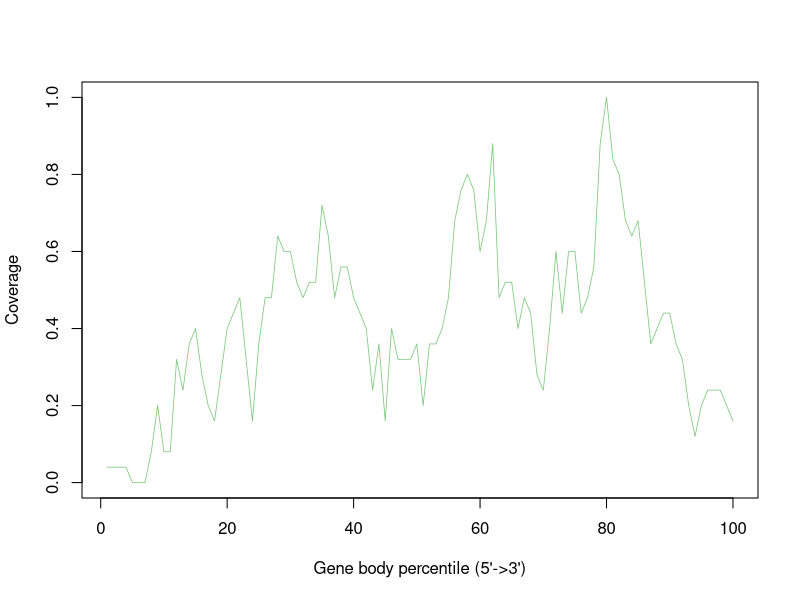

Generate this figure with R:
GSM4486034_Aligned.sortedByCoord_sorted.out <- c(0.04,0.04,0.04,0.04,0.0,0.0,0.0,0.08,0.2,0.08,0.08,0.32,0.24,0.36,0.4,0.28,0.2,0.16,0.28,0.4,0.44,0.48,0.32,0.16,0.36,0.48,0.48,0.64,0.6,0.6,0.52,0.48,0.52,0.52,0.72,0.64,0.48,0.56,0.56,0.48,0.44,0.4,0.24,0.36,0.16,0.4,0.32,0.32,0.32,0.36,0.2,0.36,0.36,0.4,0.48,0.68,0.76,0.8,0.76,0.6,0.68,0.88,0.48,0.52,0.52,0.4,0.48,0.44,0.28,0.24,0.4,0.6,0.44,0.6,0.6,0.44,0.48,0.56,0.88,1.0,0.84,0.8,0.68,0.64,0.68,0.52,0.36,0.4,0.44,0.44,0.36,0.32,0.2,0.12,0.2,0.24,0.24,0.24,0.2,0.16)


pdf("GSM4486034.geneBodyCoverage.curves.pdf")
x=1:100
icolor = colorRampPalette(c("#7fc97f","#beaed4","#fdc086","#ffff99","#386cb0","#f0027f"))(1)
plot(x,GSM4486034_Aligned.sortedByCoord_sorted.out,type='l',xlab="Gene body percentile (5'->3')", ylab="Coverage",lwd=0.8,col=icolor[1])
dev.off()
